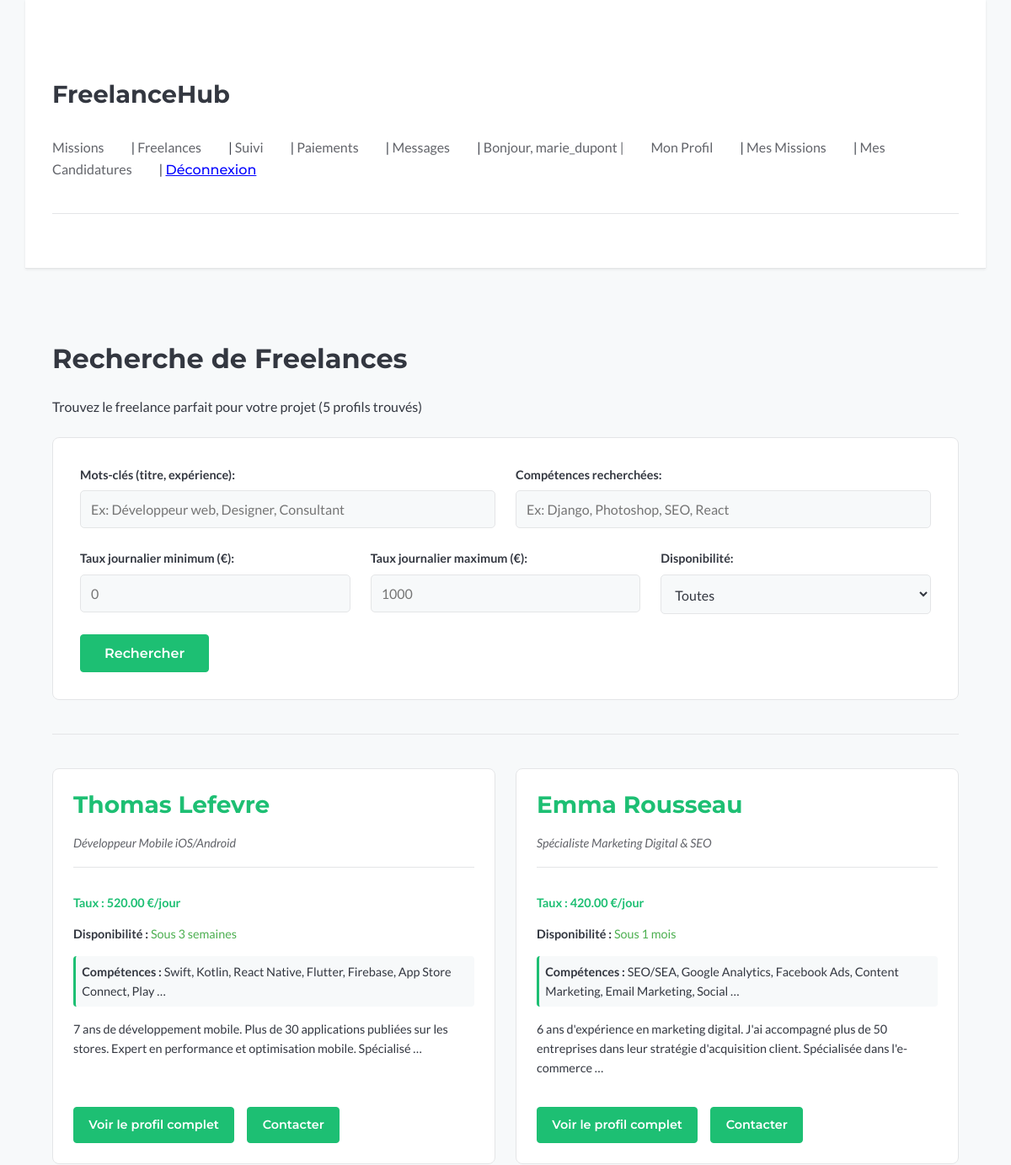
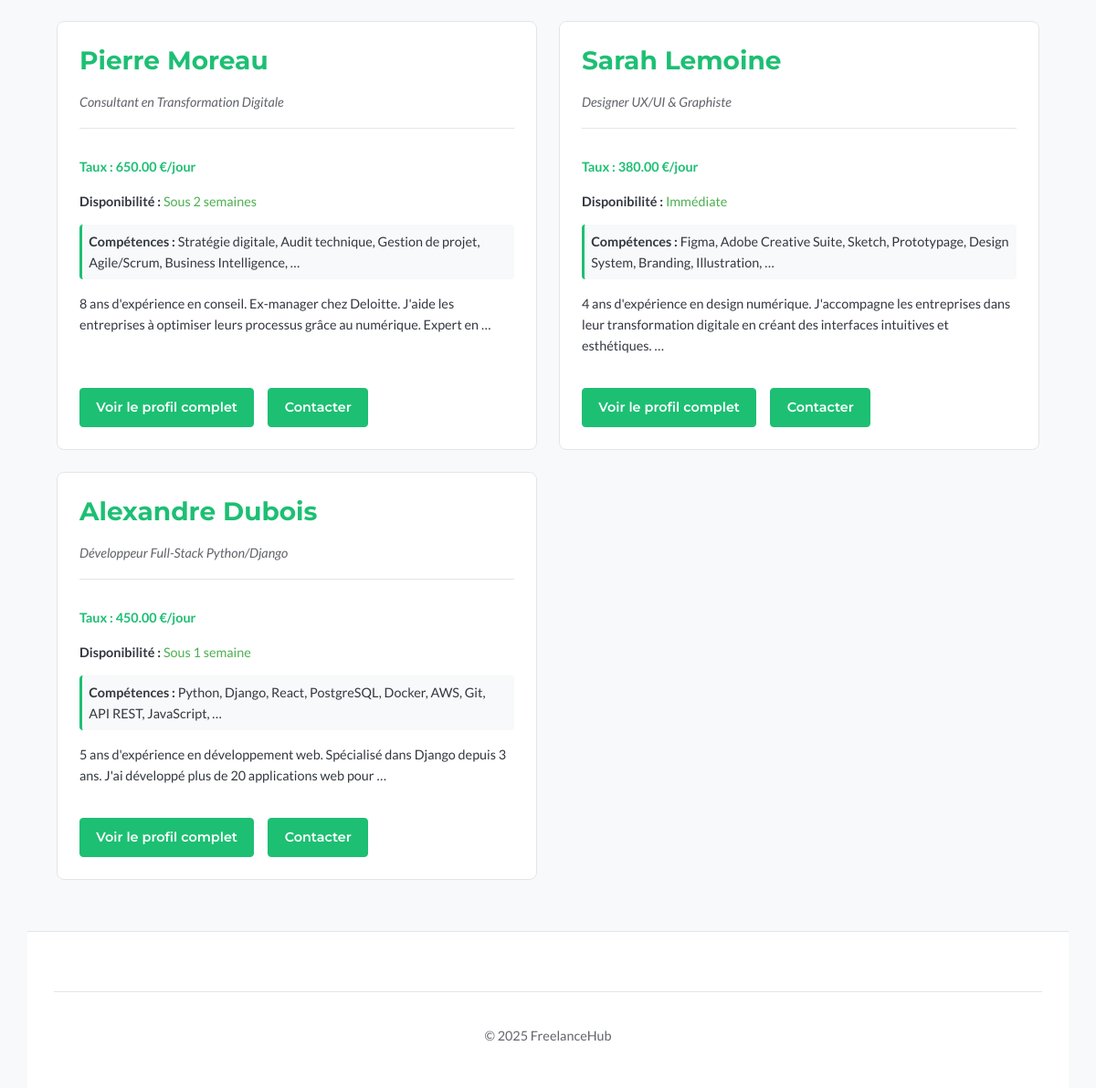
/users/freelances/ (signed in), run on the app's committed database (2 pictures, top to bottom).
### users/models.py (models this page shows, shortened)
class FreelanceProfile(models.Model):
    user = models.OneToOneField(User, on_delete=models.CASCADE, related_name='freelance_profile')
    titre_professionnel = models.CharField(max_length=200, blank=True, null=True, verbose_name="Titre Professionnel")
    competences = models.TextField(blank=True, null=True, verbose_name="Compétences") # Pourrait être ManyToManyField plus tard
    experience = models.TextField(blank=True, null=True, verbose_name="Expérience") # Pourrait être plus structuré plus tard
    portfolio_url = models.URLField(max_length=200, blank=True, null=True, verbose_name="Lien Portfolio")
    taux_journalier = models.DecimalField(max_digits=10, decimal_places=2, blank=True, null=True, verbose_name="Taux Journalier Moyen (€)")
    disponibilite = models.CharField(max_length=100, blank=True, null=True, verbose_name="Disponibilité") # Ex: "Immédiate", "Sous 2 semaines"
    adresse = models.TextField(blank=True, null=True, verbose_name="Adresse")
    telephone = models.CharField(max_length=20, blank=True, null=True, verbose_name="Téléphone")
    class Meta:
        verbose_name = "Profil Freelance"
        verbose_name_plural = "Profils Freelance"

### users/views.py (the view, shortened to what this page needs)
# urls.py: path('freelances/', views.freelance_search_view, name='freelance_search'),
@login_required
def freelance_search_view(request):
    queryset = (
        FreelanceProfile.objects.filter(titre_professionnel__isnull=False)
        .exclude(titre_professionnel__exact="")
        .select_related("user")
        .order_by("-id")
    )
    form = FreelanceSearchForm(request.GET or None)
    context = {
        "freelances": queryset,
        "search_form": form,
        "total_count": queryset.count(),
    }
    return render(request, "users/freelance_search.html", context)

### users/templates/users/freelance_search.html (shortened to what this page needs)
{% extends "base.html" %}
{% block content %}
  <h2>Recherche de Freelances</h2>
  <p>Trouvez le freelance parfait pour votre projet ({{ total_count }} profil{{ total_count|pluralize }} trouvé{{ total_count|pluralize }})</p>
  <form method="get" action="{% url 'users:freelance_search' %}" class="search-form">
    <div class="form-row">
        <div class="form-field">
            {{ search_form.keywords.label_tag }}
            {{ search_form.keywords }}
        </div>
        <div class="form-field">
            {{ search_form.competences.label_tag }}
            {{ search_form.competences }}
        </div>
    </div>
    <div class="form-row">
        <div class="form-field">
            {{ search_form.taux_min.label_tag }}
            {{ search_form.taux_min }}
        </div>
        <div class="form-field">
            {{ search_form.taux_max.label_tag }}
            {{ search_form.taux_max }}
        </div>
        <div class="form-field">
            {{ search_form.disponibilite.label_tag }}
            {{ search_form.disponibilite }}
        </div>
    </div>
    <div class="form-actions">
        <button type="submit" class="button">Rechercher</button>
    </div>
  </form>
  <hr>
  {% if freelances %}
    <div class="freelances-grid">
      {% for freelance in freelances %}
        <article class="freelance-card">
          <div class="freelance-header">
            <h3>
              <a href="{% url 'users:freelance_profile' freelance.user.id %}">
                {{ freelance.user.get_full_name|default:freelance.user.username }}
              </a>
            </h3>
            <span class="freelance-title">{{ freelance.titre_professionnel }}</span>
          </div>
          <div class="freelance-info">
            {% if freelance.taux_journalier %}
              <p class="taux"><strong>Taux :</strong> {{ freelance.taux_journalier }} €/jour</p>
            {% endif %}
            {% if freelance.disponibilite %}
              <p class="disponibilite">
                <strong>Disponibilité :</strong>
                <span class="status-available">{{ freelance.disponibilite }}</span>
              </p>
            {% endif %}
            {% if freelance.competences %}
              <p class="competences">
                <strong>Compétences :</strong>
                {{ freelance.competences|truncatewords:10 }}
              </p>
            {% endif %}
            {% if freelance.experience %}
              <p class="experience">{{ freelance.experience|truncatewords:20 }}</p>
            {% endif %}
          </div>
          <div class="freelance-actions">
            <a href="{% url 'users:freelance_profile' freelance.user.id %}" class="button button-secondary">
              Voir le profil complet
            </a>
            {% if user != freelance.user %}
              <a href="{% url 'messaging:start_conversation' freelance.user.id %}" class="button" style="margin-left: 0.5em;">
                Contacter
              </a>
            {% endif %}
          </div>
        </article>
      {% endfor %}
    </div>
  {% endif %}
{% endblock %}

### templates/base.html (shortened to what this page needs)
{% load static %}
<!doctype html>
<html lang="fr">
<head>
    <link rel="stylesheet" href="{% static 'css/style.css' %}">
</head>
<body>
    <header>
        <h1><a href="{% url 'home' %}">FreelanceHub</a></h1>
        <nav>
            <a href="{% url 'missions:list' %}">Missions</a> |
            <a href="{% url 'users:freelance_search' %}">Freelances</a> |
            {% if user.is_authenticated %}
                <a href="{% url 'missions:tracking_dashboard' %}">Suivi</a> |
                <a href="{% url 'payments:dashboard' %}">Paiements</a> |
                <a href="{% url 'messaging:list' %}">Messages</a> |
                <span>Bonjour, {{ user.username }} | </span>
                <a href="{% url 'users:profile' %}">Mon Profil</a> |
                <a href="{% url 'missions:my_missions' %}">Mes Missions</a> |
                <a href="{% url 'missions:my_applications' %}">Mes Candidatures</a> |
                <form action="{% url 'users:logout' %}" method="post" style="display: inline;">
                    <button type="submit" style="background:none; border:none; padding:0; color: blue; text-decoration:underline; cursor:pointer;">Déconnexion</button>
                </form>
            {% else %}
                <a href="{% url 'users:login' %}">Connexion</a> |
                <a href="{% url 'users:register' %}">Inscription</a>
            {% endif %}
        </nav>
        <hr>
    </header>
    <main>
        {% block content %}{% endblock %}
    </main>
    <footer>
        <hr>
        <p>© 2025 FreelanceHub</p>
    </footer>
</body>
</html>

### static/css/style.css (style rules this page uses)
:root { --bg-color: #f7f9fa; --surface-color: #ffffff; --text-color: #333740; --text-secondary: #62646a; --accent-color: #1dbf73; --accent-color-darker: #19a366; --border-color: #e4e5e7; --error-bg: #f8d7da; --error-text: #721c24; --error-border: #f5c6cb; --success-bg: #d4edda; --success-text: #155724; --success-border: #c3e6cb; --info-bg: #d1ecf1; --info-text: #0c5460; --info-border: #bee5eb; --font-primary: 'Lato', system-ui, -apple-system, BlinkMacSystemFont, 'Segoe UI', Roboto, Oxygen, Ubuntu, Cantarell, 'Open Sans', 'Helvetica Neue', sans-serif; --font-headings: 'Montserrat', system-ui, -apple-system, BlinkMacSystemFont, 'Segoe UI', Roboto, Oxygen, Ubuntu, Cantarell, 'Open Sans', 'Helvetica Neue', sans-serif; --shadow-sm: 0 1px 3px rgba(0, 0, 0, 0.08); --shadow-md: 0 3px 6px rgba(0, 0, 0, 0.1); --shadow-lg: 0 10px 20px rgba(0,0,0,0.12); --transition-speed: 0.25s; --transition-ease: ease-in-out; }
*, *::before, *::after { box-sizing: border-box; }
html { scroll-behavior: smooth; }
body { margin: 0; font-family: var(--font-primary); background-color: var(--bg-color); color: var(--text-color); line-height: 1.6; font-size: 16px; display: flex; flex-direction: column; min-height: 100vh; }
h1, h2, h3, h4, h5, h6 { font-family: var(--font-headings); font-weight: 700; margin-top: 1.5em; margin-bottom: 0.75em; color: var(--text-color); }
h1 { font-size: 2.5rem; line-height: 1.2; }
h2 { font-size: 2rem; line-height: 1.2; }
h3 { font-size: 1.75rem; line-height: 1.3; }
p { margin-bottom: 1.2em; }
a { color: var(--accent-color); text-decoration: none; transition: color var(--transition-speed) var(--transition-ease); }
hr { border: none; border-top: 1px solid var(--border-color); margin: 2.5em 0; }
header, main, footer { width: 100%; max-width: 1140px; margin-left: auto; margin-right: auto; padding: 1.5em 2em; }
main { flex-grow: 1; padding-top: 2.5em; padding-bottom: 3.5em; }
header { background-color: var(--surface-color); padding-top: 1.5em; padding-bottom: 1.5em; border-bottom: 1px solid var(--border-color); box-shadow: var(--shadow-sm); }
header h1 a { color: var(--text-color); text-decoration: none; font-weight: 700; font-size: 1.8rem; }
header nav { margin-top: 1em; font-size: 1rem; }
header nav a, header nav span { margin-right: 1.8em; color: var(--text-secondary); font-weight: 500; }
header nav form button { color: var(--text-secondary); font-size: inherit; font-weight: 500; background: none; border: none; padding: 0; cursor: pointer; }
form { margin-top: 1.5em; }
label { display: block; margin-bottom: 0.6em; font-weight: 600; font-size: 0.9rem; color: var(--text-color); }
input[type="text"], input[type="email"], input[type="password"], input[type="url"], input[type="number"], input[type="date"], textarea, select { display: block; width: 100%; padding: 0.75em 1em; font-family: var(--font-primary); font-size: 1rem; color: var(--text-color); background-color: var(--surface-color); border: 1px solid var(--border-color); border-radius: 4px; transition: border-color var(--transition-speed) var(--transition-ease), box-shadow var(--transition-speed) var(--transition-ease); }
button, input[type="submit"], a.button { display: inline-block; padding: 0.75em 1.75em; font-family: var(--font-headings); font-size: 1rem; font-weight: 600; text-align: center; text-decoration: none; color: #ffffff; background-color: var(--accent-color); border: 1px solid var(--accent-color); border-radius: 4px; cursor: pointer; transition: background-color var(--transition-speed) var(--transition-ease), border-color var(--transition-speed) var(--transition-ease), transform var(--transition-speed) var(--transition-ease), box-shadow var(--transition-speed) var(--transition-ease); }
.button-secondary { background-color: var(--surface-color); color: var(--accent-color); border: 1px solid var(--accent-color); }
main { animation: fadeInUp 0.5s var(--transition-ease) 0.1s forwards; }
footer { margin-top: auto; padding-top: 2em; padding-bottom: 2em; text-align: center; font-size: 0.9rem; color: var(--text-secondary); border-top: 1px solid var(--border-color); background-color: var(--surface-color); }

### data on the page
FreelanceProfile: user.get_full_name "Thomas Lefevre", titre_professionnel "Développeur Mobile iOS/Android", taux_journalier "520.00", disponibilite "Sous 3 semaines", competences "Swift, Kotlin, React Native, Flutter, Firebase, App Store Connect, Play …", experience "7 ans de développement mobile. Plus de 30 applications publiées sur les stores. Expert en performance et optimisation mobile. Spécialisé …", shows "Contacter"
FreelanceProfile: user.get_full_name "Emma Rousseau", titre_professionnel "Spécialiste Marketing Digital & SEO", taux_journalier "420.00", disponibilite "Sous 1 mois", competences "SEO/SEA, Google Analytics, Facebook Ads, Content Marketing, Email Marketing, Social …", experience "6 ans d'expérience en marketing digital. J'ai accompagné plus de 50 entreprises dans leur stratégie d'acquisition client. Spécialisée dans l'e-commerce …", shows "Contacter"
FreelanceProfile: user.get_full_name "Pierre Moreau", titre_professionnel "Consultant en Transformation Digitale", taux_journalier "650.00", disponibilite "Sous 2 semaines", competences "Stratégie digitale, Audit technique, Gestion de projet, Agile/Scrum, Business Intelligence, …", experience "8 ans d'expérience en conseil. Ex-manager chez Deloitte. J'aide les entreprises à optimiser leurs processus grâce au numérique. Expert en …", shows "Contacter"
FreelanceProfile: user.get_full_name "Sarah Lemoine", titre_professionnel "Designer UX/UI & Graphiste", taux_journalier "380.00", disponibilite "Immédiate", competences "Figma, Adobe Creative Suite, Sketch, Prototypage, Design System, Branding, Illustration, …", experience "4 ans d'expérience en design numérique. J'accompagne les entreprises dans leur transformation digitale en créant des interfaces intuitives et esthétiques. …", shows "Contacter"
FreelanceProfile: user.get_full_name "Alexandre Dubois", titre_professionnel "Développeur Full-Stack Python/Django", taux_journalier "450.00", disponibilite "Sous 1 semaine", competences "Python, Django, React, PostgreSQL, Docker, AWS, Git, API REST, JavaScript, …", experience "5 ans d'expérience en développement web. Spécialisé dans Django depuis 3 ans. J'ai développé plus de 20 applications web pour …", shows "Contacter"

### other printed values
{{ user.username }} "marie_dupont"
{{ total_count }} "5"
{{ search_form.keywords.label_tag }} "Mots-clés (titre, expérience):"
{{ search_form.competences.label_tag }} "Compétences recherchées:"
{{ search_form.taux_min.label_tag }} "Taux journalier minimum (€):"
{{ search_form.taux_max.label_tag }} "Taux journalier maximum (€):"
{{ search_form.disponibilite.label_tag }} "Disponibilité:"
